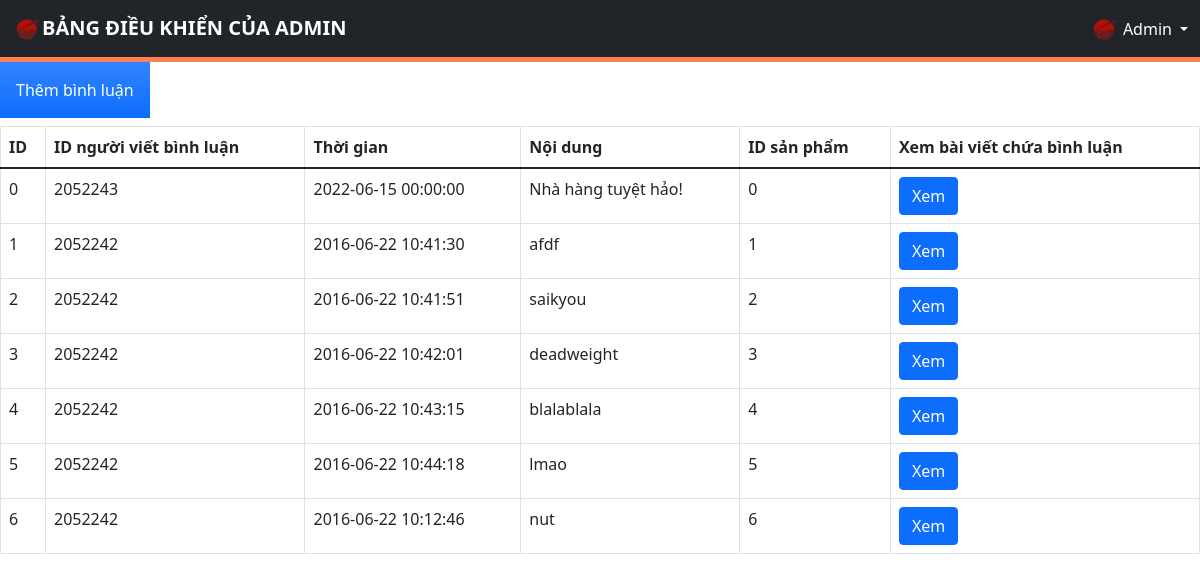
The app's page /admin/productCommentManagement.php with its own data.
### tables this page shows
CREATE TABLE `prod_comments` (
  `id` int(10) UNSIGNED NOT NULL,
  `user_id` int(11) NOT NULL,
  `datetime` datetime NOT NULL,
  `content` text NOT NULL,
  `prod_id` int(11) NOT NULL
);

### admin/productCommentManagement.php (the view, shortened to what this page needs)
<!DOCTYPE html>
<html lang="en">
<head>
  <link href="https://cdnjs.cloudflare.com/ajax/libs/font-awesome/5.9.0/css/all.min.css" rel="stylesheet">
  <link href="https://cdn.jsdelivr.net/npm/bootstrap@5.1.3/dist/css/bootstrap.min.css" rel="stylesheet">
  <link rel="stylesheet" href="admin-styles/styles.css">
</head>
<body>
  <div>
    <?php $IPATH = $_SERVER["DOCUMENT_ROOT"]."/btl-web/admin/";
    include($IPATH."navbar.php");?>
  </div>
    <form method="post" action="productCommmentManagement.php">
      <a href="newProductComment.php"><input type="button" class="p-3 mb-2 bg-primary bg-gradient text-white" value="Thêm bình luận"></a>
    </form>
    <?php
      include('../config/config.php');
      echo "<table class='table table-bordered'>
              <tr>
                  <th>ID</th>
                  <th>ID người viết bình luận</th>
                  <th>Thời gian</th>
                  <th>Nội dung</th>
                  <th>ID sản phẩm</th>
                  <th>Xem bài viết chứa bình luận</th>
              </tr>
              <tbody>";
      $sql = "SELECT * from prod_comments";
      $result = $conn->query($sql);
      if ($result->num_rows > 0) {
        while ($row = $result->fetch_assoc()) {
          $id = $row['id'];
          $user_id = $row['user_id'];
          $datetime = $row['datetime'];
          $content = $row['content'];
          $content = mysqli_real_escape_string($conn, $content);
          $prod_id = $row['prod_id'];
          echo "<tr>
                  <td>" . $id . "</td>
                  <td>" . $user_id . "</td>
                  <td>" . $datetime . "</td>
                  <td>" . $content . "</td>
                  <td>" . $prod_id . "</td>
                  <td>
                      <a href='../productInfo.php?prod_id=$prod_id'
                        class='btn btn-primary m-r-1em' name='edit'>Xem</a>
                  </td>
                </tr>";
        }
        echo "</tbody></table>";
      }
    ?>
</body>
</html>

### admin/admin-styles/styles.css (style rules this page uses)
:root { --color: #e74c3c; --border: 5px solid #e74c3c; --gray: #57606f; --bg: rgba(255, 255, 255, 0.3); }

### admin/admin-styles/adminButton.css (style rules this page uses)
* { margin: 0; padding: 0; box-sizing: border-box; outline: none; border: none; text-decoration: none; transition: 0.2s linear; }
:root { --color: #ff7f50; --border: 5px solid #ff7f50; --gray: #57606f; --bg: rgba(255, 255, 255, 0.3); }

### records on screen
prod_comments: id "0", user "2052243", datetime "2022-06-15 00:00:00", content "Nhà hàng tuyệt hảo!", prod "0"
prod_comments: id "1", user "2052242", datetime "2016-06-22 10:41:30", content "afdf", prod "1"
prod_comments: id "2", user "2052242", datetime "2016-06-22 10:41:51", content "saikyou", prod "2"
prod_comments: id "3", user "2052242", datetime "2016-06-22 10:42:01", content "deadweight", prod "3"
prod_comments: id "4", user "2052242", datetime "2016-06-22 10:43:15", content "blalablala", prod "4"
prod_comments: id "5", user "2052242", datetime "2016-06-22 10:44:18", content "lmao", prod "5"
prod_comments: id "6", user "2052242", datetime "2016-06-22 10:12:46", content "nut", prod "6"
